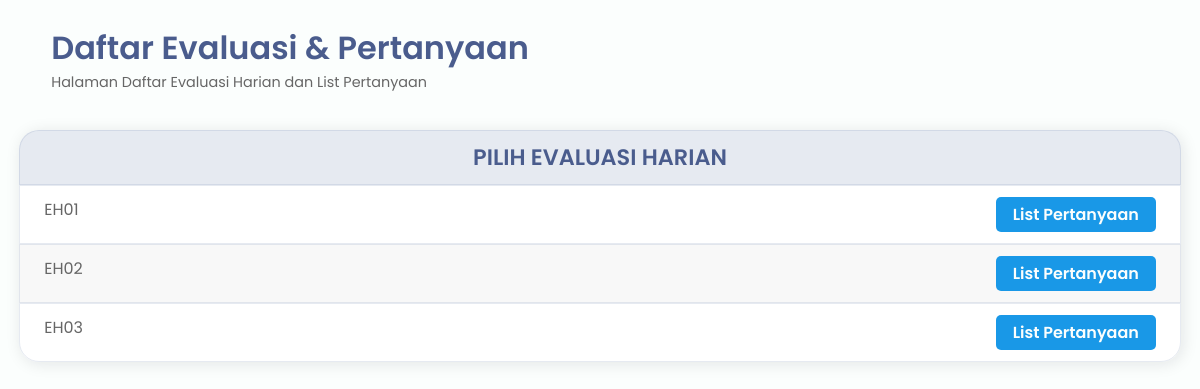
/adminhsi/pilih_evaluasi/ (signed in), run on the app's committed database.
### evaluasi_harian/models.py (models this page shows, shortened)
class LembarEvaluasi(models.Model):
  status = [
    ('Aktif', 'Aktif'),
    ('Tidak Aktif', 'Tidak Aktif'),
    ('Selesai', 'Selesai'),
  ]
  kode_evaluasi = models.CharField(max_length=10, unique=True)
  nama_evaluasi = models.CharField(max_length=100)
  jumlah_soal = models.IntegerField(default=2)
  skor = models.IntegerField(default=4)
  status = models.CharField(max_length=20, choices=status, default='Tidak Aktif')
  class Meta:
    verbose_name_plural = 'Lembar Evaluasi'

### evaluasi_harian/views.py (the view)
# urls.py: path('adminhsi/pilih_evaluasi/', views.pilih_evaluasi, name='pilih_evaluasi'),
@login_required(login_url='login')
@user_passes_test(lambda user: user.groups.filter(name='admin'), login_url='login')
def pilih_evaluasi(request):
  list_evaluasi = LembarEvaluasi.objects.all()
  context = {
    'list_evaluasi': list_evaluasi,
  }
  return render(request, 'adminhsi/pilih_evaluasi.html', context)

### evaluasi_harian/templates/adminhsi/pilih_evaluasi.html (shortened to what this page needs)
{% extends 'adminhsi/base.html' %}
{% load static %}
{% block main-content %}
<div class="main-content">
  <header>
    <div class="header-title-wrapper">
      <div class="header-title">
        <h1>Daftar Evaluasi & Pertanyaan</h1>
        <p>Halaman Daftar Evaluasi Harian dan List Pertanyaan</p>
      </div>
    </div>
  </header>
  <main>
    <section>
      <div class="card card-pilih-evaluasi">
        <div class="evaluasi">
          <div class="card-title">
            <div class="judul">PILIH EVALUASI HARIAN</div>
          </div>
          <div class="card-daftar-evaluasi">
            {% for evaluasi in list_evaluasi %}
            <div class="card-body">
              <div class="kode-evaluasi">{{ evaluasi.kode_evaluasi }}</div>
              <div class="list-pertanyaan">
                <button class="btn-list">
                  <a href="{% url 'soal_evaluasi' evaluasi.id %}">
                    List Pertanyaan
                  </a>
                </button>
              </div>
            </div>
            {% endfor %}
          </div>
        </div>
      </div>
    </section>
  </main>
</div>
{% endblock main-content %}

### evaluasi_harian/static/adminhsi/css/style.css (style rules this page uses)
:root { --bg: #fbfefd; --main-color: #223a74; --second-color: #1d4acd; --main-accent: rgba(128, 148, 184, 0.2); --title-text: #4a5c8d; --main-text: #666; --shadow: rgba(17, 17, 26, 0.1) 2px 2px 16px; --bg-button: linear-gradient(60deg, #2f5eeb, #5c82c2); --bg-button-hover: linear-gradient(60deg, #5c82c2, #2f5eeb); --btn-tambah: #2495db; --btn-edit: rgba(16, 148, 230, 0.1); }
* { padding: 0; margin: 0; text-decoration: none; list-style-type: none; box-sizing: border-box; }
body { font-family: "Poppins", sans-serif; background: var(--bg); overflow-x: hidden; }
.main-content { margin-left: 345px; width: calc(100vw - 345px); height: 100vh; padding: 1rem 1.2rem; padding-right: 2rem; transition: margin-left 500ms; }
header { display: flex; justify-content: space-between; padding-top: 0.5rem; }
.header-title-wrapper { display: flex; }
.header-title h1 { color: var(--title-text); font-weight: 600; }
.header-title p { color: #666; font-size: 0.9rem; }
main { padding-top: 2.3rem; padding-bottom: 2.5rem; }
.card { position: relative; height: 100%; width: 100%; margin: 0 auto; background: white; border-radius: 20px; box-shadow: var(--shadow); }
@media screen and (max-width: 1224px) { .main-content { width: 100vw; margin-left: 0; padding: 1rem 1.2rem; } }

### evaluasi_harian/static/adminhsi/css/add_evaluasi.css (style rules this page uses)
.card { padding: 1rem 1.8rem; }

### evaluasi_harian/static/adminhsi/css/pilih_evaluasi.css (style rules this page uses)
.card.card-pilih-evaluasi { padding: 0 !important; }
.evaluasi { display: flex; flex-direction: column; justify-content: center; margin: 0 auto; }
.evaluasi .card-title { display: flex; justify-content: center; font-size: 1.4rem; color: var(--title-text); font-weight: 600; background-color: var(--main-accent); padding: 0.6rem 1.5rem; border: 1px solid rgba(128, 148, 184, 0.2); border-top-left-radius: 20px; border-top-right-radius: 20px; }
.evaluasi .card-daftar-evaluasi { display: flex; flex-direction: column; }
.evaluasi .card-daftar-evaluasi .card-body { display: flex; flex-direction: row; justify-content: space-between; }
.evaluasi .card-daftar-evaluasi .card-body { padding: 0.7rem 1.5rem; width: 100%; border: 1px solid rgba(128, 148, 184, 0.2); color: var(--main-text); transition: 0.1s; }
.evaluasi .card-daftar-evaluasi .card-body:last-child { border-bottom-left-radius: 20px; border-bottom-right-radius: 20px; }
.evaluasi .card-daftar-evaluasi .card-body:nth-child(even) { background-color: #f2f2f280; transition: 0.1s; }
.evaluasi .btn-list { width: 160px; cursor: pointer; border: none; border-radius: 5px; background: #1998e7; }
.evaluasi .btn-list a { font-family: "Poppins", sans-serif; display: inline-block; padding: 0.3rem 1rem; width: 100%; height: 100%; font-size: 1rem; color: #fbfefd; font-weight: 600; text-align: center; }

### evaluasi_harian/static/adminhsi/css/edit_evaluasi.css (style rules this page uses)
.card { padding: 1rem 1.8rem; }

### evaluasi_harian/static/adminhsi/css/nilai_peserta.css (style rules this page uses)
.card { padding: 1.3rem; }

### data on the page
LembarEvaluasi: kode_evaluasi "EH01"
LembarEvaluasi: kode_evaluasi "EH02"
LembarEvaluasi: kode_evaluasi "EH03"
